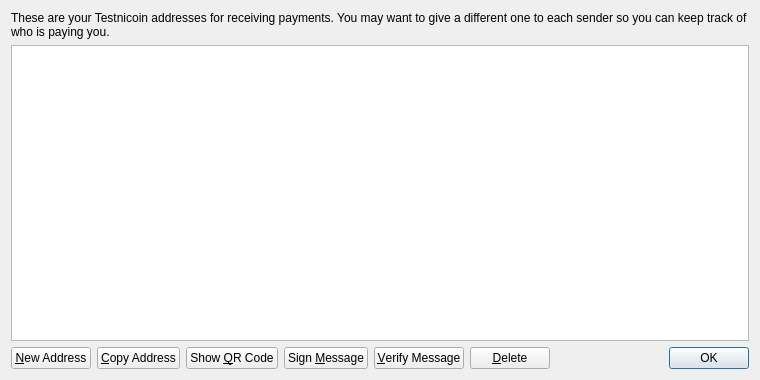
<?xml version="1.0" encoding="UTF-8"?>
<ui version="4.0">
 <class>AddressBookPage</class>
 <widget class="QWidget" name="AddressBookPage">
  <property name="geometry">
   <rect>
    <x>0</x>
    <y>0</y>
    <width>760</width>
    <height>380</height>
   </rect>
  </property>
  <property name="windowTitle">
   <string>Address Book</string>
  </property>
  <layout class="QVBoxLayout" name="verticalLayout">
   <item>
    <widget class="QLabel" name="labelExplanation">
     <property name="text">
      <string>These are your Testnicoin addresses for receiving payments. You may want to give a different one to each sender so you can keep track of who is paying you.</string>
     </property>
     <property name="textFormat">
      <enum>Qt::PlainText</enum>
     </property>
     <property name="wordWrap">
      <bool>true</bool>
     </property>
    </widget>
   </item>
   <item>
    <widget class="QTableView" name="tableView">
     <property name="contextMenuPolicy">
      <enum>Qt::CustomContextMenu</enum>
     </property>
     <property name="toolTip">
      <string>Double-click to edit address or label</string>
     </property>
     <property name="tabKeyNavigation">
      <bool>false</bool>
     </property>
     <property name="alternatingRowColors">
      <bool>true</bool>
     </property>
     <property name="selectionMode">
      <enum>QAbstractItemView::SingleSelection</enum>
     </property>
     <property name="selectionBehavior">
      <enum>QAbstractItemView::SelectRows</enum>
     </property>
     <property name="sortingEnabled">
      <bool>true</bool>
     </property>
     <attribute name="verticalHeaderVisible">
      <bool>false</bool>
     </attribute>
    </widget>
   </item>
   <item>
    <layout class="QHBoxLayout" name="horizontalLayout">
     <item>
      <widget class="QPushButton" name="newAddressButton">
       <property name="toolTip">
        <string>Create a new address</string>
       </property>
       <property name="text">
        <string>&amp;New Address</string>
       </property>
       <property name="icon">
        <iconset resource="../bitcoin.qrc">
         <normaloff>:/icons/add</normaloff>:/icons/add</iconset>
       </property>
      </widget>
     </item>
     <item>
      <widget class="QPushButton" name="copyToClipboard">
       <property name="toolTip">
        <string>Copy the currently selected address to the system clipboard</string>
       </property>
       <property name="text">
        <string>&amp;Copy Address</string>
       </property>
       <property name="icon">
        <iconset resource="../bitcoin.qrc">
         <normaloff>:/icons/editcopy</normaloff>:/icons/editcopy</iconset>
       </property>
      </widget>
     </item>
     <item>
      <widget class="QPushButton" name="showQRCode">
       <property name="text">
        <string>Show &amp;QR Code</string>
       </property>
       <property name="icon">
        <iconset resource="../bitcoin.qrc">
         <normaloff>:/icons/qrcode</normaloff>:/icons/qrcode</iconset>
       </property>
      </widget>
     </item>
     <item>
      <widget class="QPushButton" name="signMessage">
       <property name="toolTip">
        <string>Sign a message to prove you own a Testnicoin address</string>
       </property>
       <property name="text">
        <string>Sign &amp;Message</string>
       </property>
       <property name="icon">
        <iconset resource="../bitcoin.qrc">
         <normaloff>:/icons/edit</normaloff>:/icons/edit</iconset>
       </property>
      </widget>
     </item>
     <item>
      <widget class="QPushButton" name="verifyMessage">
       <property name="toolTip">
        <string>Verify a message to ensure it was signed with a specified Testnicoin address</string>
       </property>
       <property name="text">
        <string>&amp;Verify Message</string>
       </property>
       <property name="icon">
        <iconset resource="../bitcoin.qrc">
         <normaloff>:/icons/transaction_0</normaloff>:/icons/transaction_0</iconset>
       </property>
      </widget>
     </item>
     <item>
      <widget class="QPushButton" name="deleteButton">
       <property name="toolTip">
        <string>Delete the currently selected address from the list</string>
       </property>
       <property name="text">
        <string>&amp;Delete</string>
       </property>
       <property name="icon">
        <iconset resource="../bitcoin.qrc">
         <normaloff>:/icons/remove</normaloff>:/icons/remove</iconset>
       </property>
      </widget>
     </item>
     <item>
      <spacer name="horizontalSpacer">
       <property name="orientation">
        <enum>Qt::Horizontal</enum>
       </property>
       <property name="sizeHint" stdset="0">
        <size>
         <width>40</width>
         <height>20</height>
        </size>
       </property>
      </spacer>
     </item>
     <item>
      <widget class="QDialogButtonBox" name="buttonBox">
       <property name="sizePolicy">
        <sizepolicy hsizetype="Maximum" vsizetype="Fixed">
         <horstretch>0</horstretch>
         <verstretch>0</verstretch>
        </sizepolicy>
       </property>
       <property name="standardButtons">
        <set>QDialogButtonBox::Ok</set>
       </property>
      </widget>
     </item>
    </layout>
   </item>
  </layout>
 </widget>
 <resources>
  <include location="../bitcoin.qrc"/>
 </resources>
 <connections/>
</ui>
